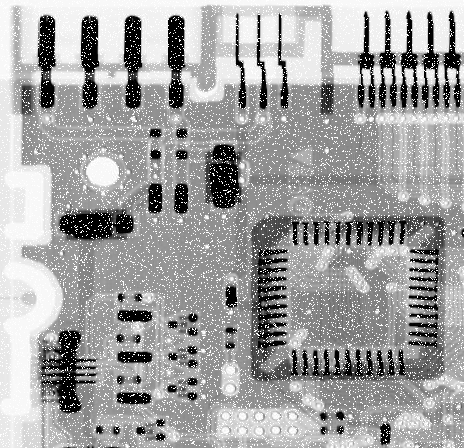
#> input picture 02-配套案例/03-机器视觉基础应用实训案例/02-图像滤波基础实训/02中值滤波/images/Fig5.08(b).jpg, 464 x 448 px
$ python '2_中值模糊_练习.py'
#> lines starting #> are read from the running program, lines starting #| are printed output that depends on the picture
#!/usr/bin/env python3
# -*- coding: utf-8 -*-


"""
中值模糊，故名思意就是运用卷积框对应像素的中值代替中心像素点的值，
    中值滤波器常常用来处理椒盐噪声，注意它的卷积核必须为正奇数。
    其函数原型为：
        medianBlur(src, ksize[, dst]) -> dst

"""

import cv2 as cv
import numpy as np

# img_path = './images/Fig4.11(a).jpg'
# img_path = './images/Fig5.08(a).jpg'
img_path = './images/Fig5.08(b).jpg'

img = cv.imread(img_path)
#> img is the input picture: shape (448, 464, 3); min 0, max 255, mean 161.2

# 中值滤波
blur_3 = cv.medianBlur(img, 3)
blur_5 = cv.medianBlur(img, 5)
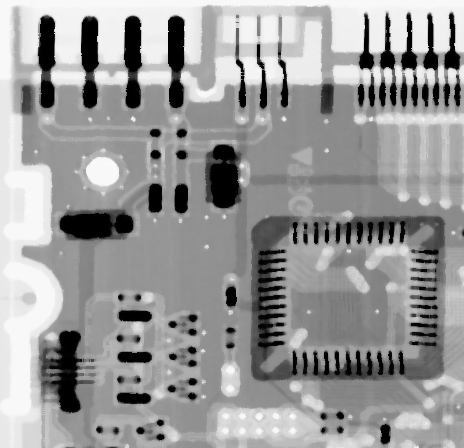
#> blur_5: shape (448, 464, 3); min 0, max 253, mean 153.6
blur_9 = cv.medianBlur(img, 9)
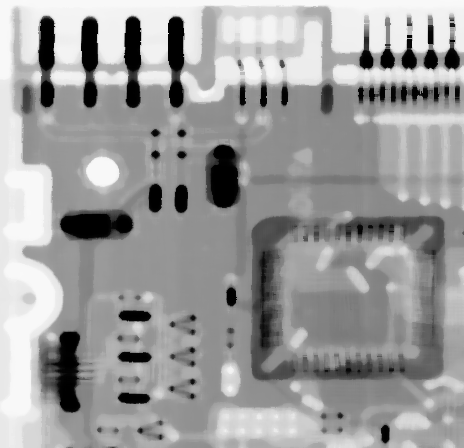
#> blur_9: shape (448, 464, 3); min 0, max 249, mean 156.8
blur_15 = cv.medianBlur(img, 15)
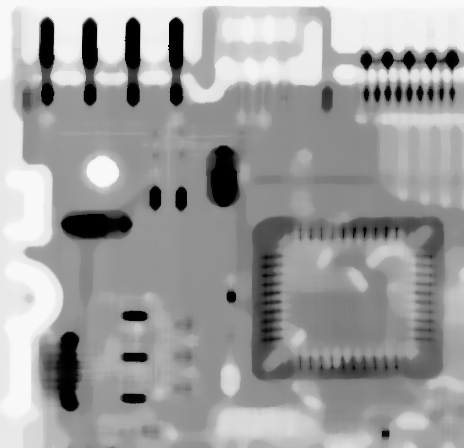
#> blur_15: shape (448, 464, 3); min 0, max 249, mean 159.1
blur_35 = cv.medianBlur(img, 35)
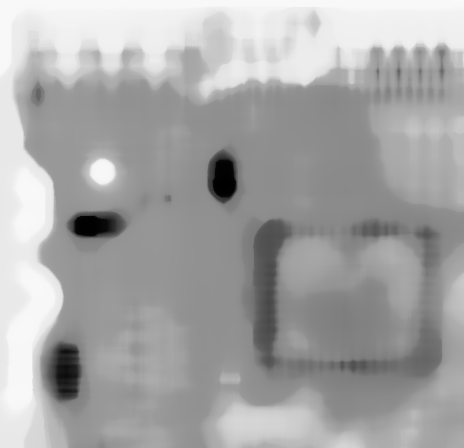
#> blur_35: shape (448, 464, 3); min 0, max 249, mean 166.8

cv.imwrite('./outputs/blur_src.jpg', img)
cv.imwrite('./outputs/blur_3.jpg', blur_3)
cv.imwrite('./outputs/blur_5.jpg', blur_5)
cv.imwrite('./outputs/blur_9.jpg', blur_9)
cv.imwrite('./outputs/blur_15.jpg', blur_15)
cv.imwrite('./outputs/blur_35.jpg', blur_35)

h1 = np.hstack((img, blur_3, blur_5))
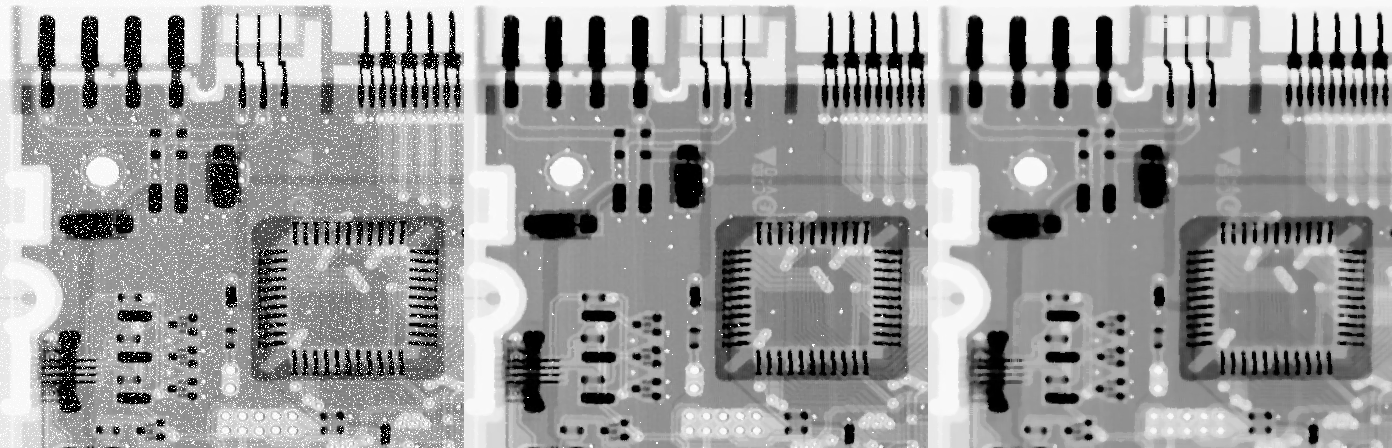
#> h1: shape (448, 1392, 3); min 0, max 255, mean 155.8
h2 = np.hstack((blur_9, blur_15, blur_35))
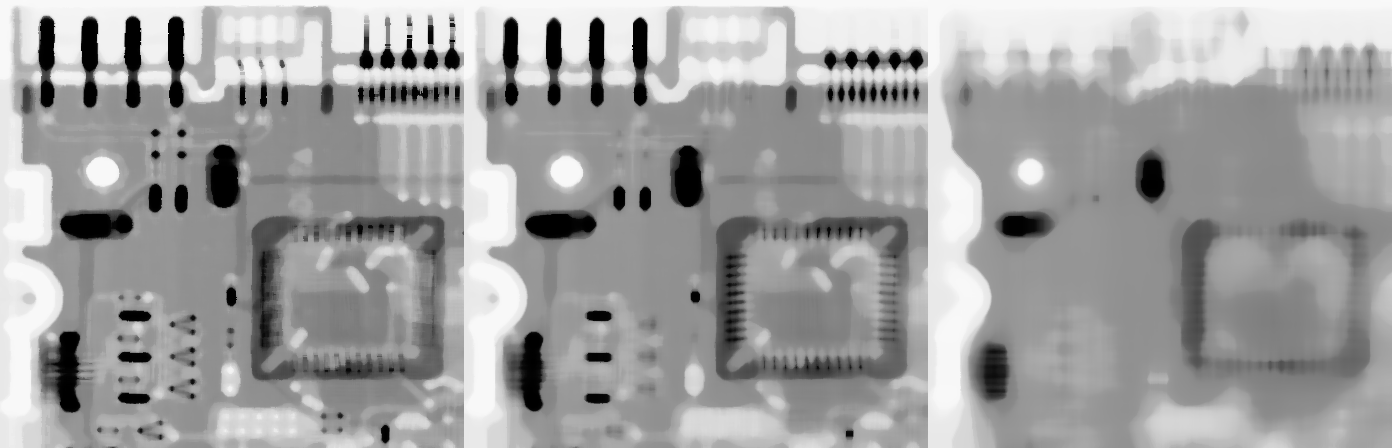
#> h2: shape (448, 1392, 3); min 0, max 249, mean 160.9
cv.imshow('blur_test', np.vstack((h1, h2)))
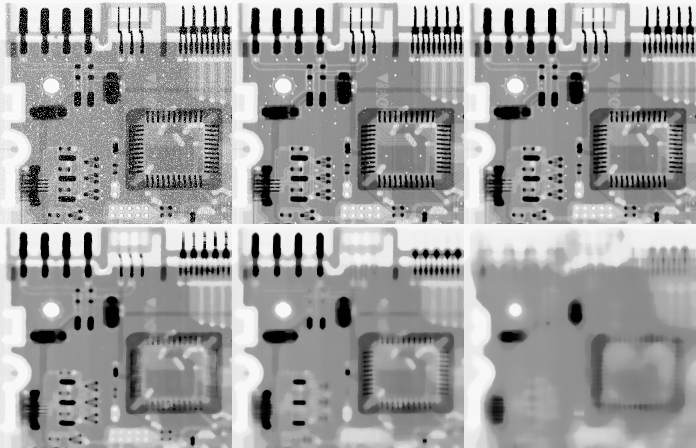
#> window 'blur_test': shape (896, 1392, 3) (shown at 1/2 size); min 0, max 255, mean 158.3

cv.waitKey(0)
cv.destroyAllWindows()

# 提高理解
small = img[10:20, 20:30:, :1]
print(small.reshape(10, 10))
#| [[207 255 227 255 234 233 235 236 235 237]
#|  [207 218 227 233 233 255 235 236 235 237]
#|  [206 217 226 233 233 232 234 236 235 255]
#|  [205 217 226 232 233 232 234 235 234 236]
#|  [205 217 227 232 232 232 234 235 234 236]
#|  [205 217 255 232 232 231 234 235 234 236]
#|  [206 217 226 233 233 233 235 236 236 236]
#|  [206 216 225 232 233 233 235 237 236 236]
#|  [205 216 225 232 232 232 255 236 255 236]
#|  [204 216 255 232 232 255 255 236 235 236]]
print('*' * 60)
small_b = cv.medianBlur(small, 3)
# 边缘填充：复制原图中最临近的行或者列
print(small_b)
#| [[207 227 233 233 234 234 235 235 236 237]
#|  [207 218 227 233 233 234 235 235 236 237]
#|  [207 217 226 233 233 233 235 235 236 236]
#|  [206 217 226 232 232 233 234 234 235 236]
#|  [205 217 227 232 232 232 234 234 235 236]
#|  [206 217 227 232 232 233 234 235 236 236]
#|  [206 217 226 232 233 233 235 235 236 236]
#|  [206 216 225 232 233 233 235 236 236 236]
#|  [206 216 225 232 232 233 236 236 236 236]
#|  [205 216 232 232 232 255 255 236 236 236]]
